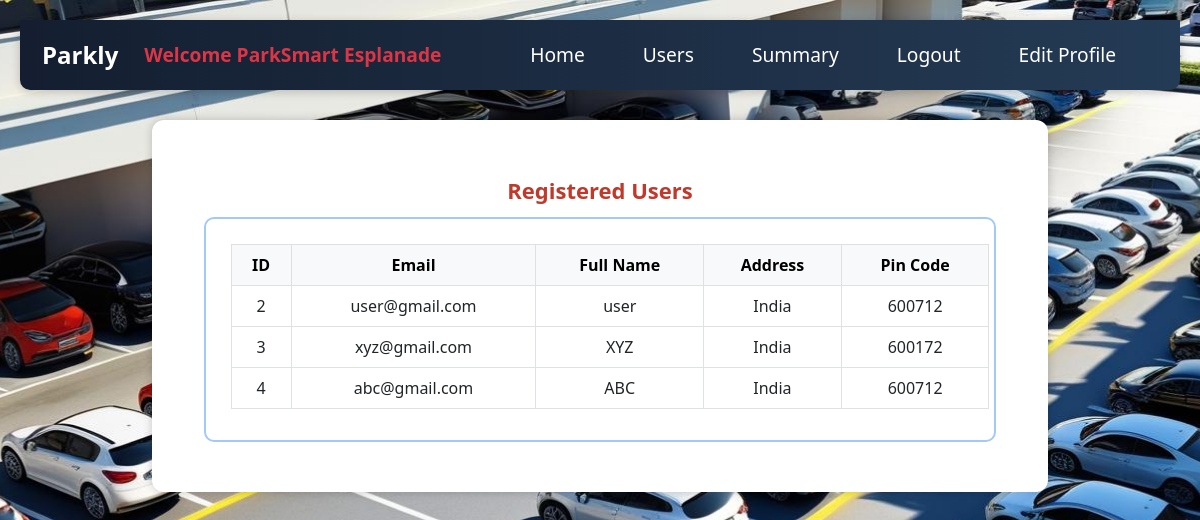
Screenshot of /admin/ParkSmart Esplanade/users (signed in) with the database file from the repository.
### backend/models.py (models this page shows)
class User(db.Model,UserMixin):
    __tablename__="user"
    id=db.Column(db.Integer,primary_key=True)
    email=db.Column(db.String,unique=True,nullable=False)
    password=db.Column(db.String,nullable=False)
    role=db.Column(db.Integer,default=1)
    full_name=db.Column(db.String,nullable=False)
    address=db.Column(db.String,nullable=False)
    pin_code=db.Column(db.Integer,nullable=False)
    reservations=db.relationship("Reservation",cascade="all,delete",backref="user",lazy=True) #user can access their all reservation

### backend/controllers.py (the view)
@app.route("/admin/<name>/users")
@login_required
def admin_users(name):
    users = User.query.all()
    return render_template("users.html", name=name, users=users)

### backend/controllers.py (called while the page is built)
@login_manager.user_loader
def load_user(user_id):
    return User.query.get(int(user_id))

### templates/users.html
{% extends "admin_layout.html" %}
{% block content %}
<div class="main-content">
<div class="container mt-4">
    <div class="dashboard-title">Registered Users</div>
    <div class="box">
        <table class="table table-bordered text-center">
            <thead class="table-light">
                <tr>
                    <th>ID</th>
                    <th>Email</th>
                    <th>Full Name</th>
                    <th>Address</th>
                    <th>Pin Code</th>
                </tr>
            </thead>
            <tbody>
                {% for user in users %}
                    {% if user.email != "admin@iitm.ac.in" %}
                    <tr>
                        <td>{{ user.id }}</td>
                        <td>{{ user.email }}</td>
                        <td>{{ user.full_name }}</td>
                        <td>{{ user.address }}</td>
                        <td>{{ user.pin_code }}</td>
                    </tr>
                    {% endif %}
                {% endfor %}
            </tbody>
        </table>
    </div>
</div>
</div>
{% endblock %}

### static/styles/main.css (style rules this page uses)
* { margin: 10px; padding: 0; box-sizing: border-box; }
body { font-family: Arial, sans-serif; }

### static/styles/admin.css (style rules this page uses)
.admin-dashboard { background: url('/static/images/parking-bg3.jpg') no-repeat center center fixed; background-size: cover; min-height: 100vh; }
.admin-dashboard .main-content { background-color: white; padding: 30px; border-radius: 12px; margin: 30px auto; width: 95%; box-shadow: 0 0 10px rgba(0, 0, 0, 0.2); }
.admin-dashboard .dashboard-title { font-size: 22px; color: #c0392b; font-weight: bold; text-align: center; margin-top: 10px; }
.admin-dashboard .box { border: 2px solid #a3c9f9; border-radius: 10px; padding: 15px; margin-bottom: 20px; }

### rows the page displays
User: id "2", email "user@gmail.com", full_name "user", address "India", pin_code "600712"
User: id "3", email "xyz@gmail.com", full_name "XYZ", address "India", pin_code "600172"
User: id "4", email "abc@gmail.com", full_name "ABC", address "India", pin_code "600712"

### other values shown
{{ name }} "ParkSmart Esplanade"
